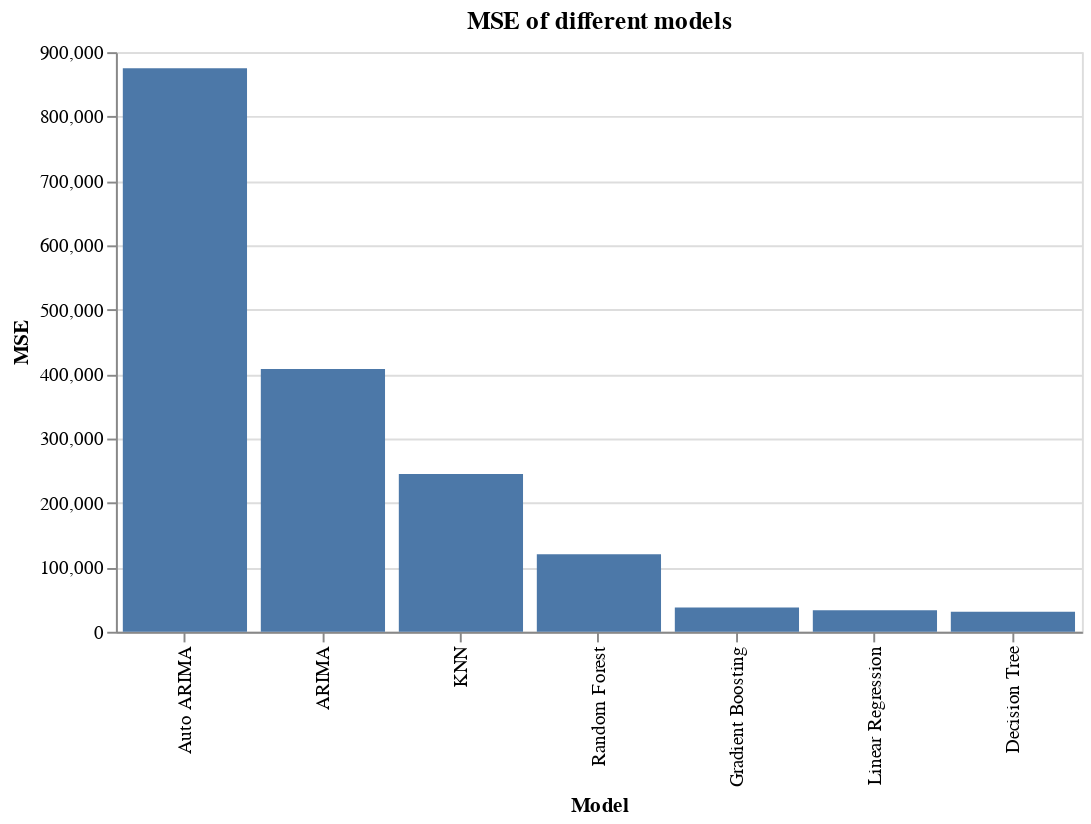

This figure's notebook cell:
### Code cell
# convert index to a column
MSE.reset_index(inplace=True)
MSE.rename(columns={'index': 'Model'}, inplace=True)

# Make a MSE plot
alt.Chart(MSE).mark_bar().encode(
    alt.X('Model', sort='-y'),
    alt.Y('MSE')
).properties(title = 'MSE of different models', width = 500)

### Figure 1 — Vega-Lite specification as saved in the notebook (floating-point values rounded to 4 significant figures)
{"config": {"view": {"continuousWidth": 400, "continuousHeight": 300}}, "data": {"name": "data-f0dc2fdb98c2105a5cc3039631bbae8b"}, "mark": "bar", "encoding": {"x": {"field": "Model", "sort": "-y", "type": "nominal"}, "y": {"field": "MSE", "type": "quantitative"}}, "title": "MSE of different models", "width": 500, "$schema": "https://vega.github.io/schema/vega-lite/v4.17.0.json", "datasets": {"data-f0dc2fdb98c2105a5cc3039631bbae8b": [{"Model": "Linear Regression", "MSE": 33400.0}, {"Model": "Decision Tree", "MSE": 30970.0}, {"Model": "Random Forest", "MSE": 120200.0}, {"Model": "Gradient Boosting", "MSE": 37850.0}, {"Model": "KNN", "MSE": 245200.0}, {"Model": "ARIMA", "MSE": 408100.0}, {"Model": "Auto ARIMA", "MSE": 875100.0}]}}
